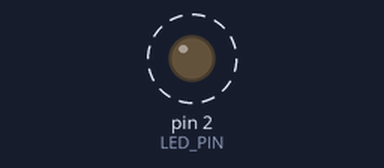
A sketch run on a simulated Arduino Uno, built with avr-gcc and run on an emulated ATmega328P. Shown: output pins drawn as LEDs (lit = HIGH). Dashed ring = blinking. What the sketch prints to the serial monitor is not drawn.

Above: at 0.1 s.
Timing chart, 0 to 3.0 s (numbered marks = the images above):
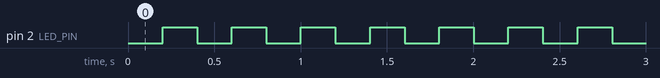

The sketch:

sum-function.ino
```cpp
// ---------- CONSTANTS ----------
#define LED_PIN   2

const int SAFE_DISTANCE = 30;
const int WARNING_DISTANCE = 15;

// ---------- TIMING ----------
unsigned long previousBlinkTime = 0;
const unsigned long blinkInterval = 300;

// ---------- STATE ----------
bool ledState = false;

// ---------- FUNCTION DECLARATIONS ----------
int getDistance();
void blinkLED(unsigned long interval);
void handleDistance(int distance);

// ---------- SETUP ----------
void setup() {
  Serial.begin(115200);
  pinMode(LED_PIN, OUTPUT);
}

// ---------- LOOP ----------
void loop() {
  int distance = getDistance();
  handleDistance(distance);
}

// ---------- FUNCTIONS ----------

// Pretend this reads an ultrasonic sensor
int getDistance() {
  // implementation hidden
}

// Handles robot decision making
void handleDistance(int distance) {
  Serial.print("Distance: ");
  Serial.println(distance);

  if (distance > SAFE_DISTANCE) {
    digitalWrite(LED_PIN, LOW);
  }
  else if (distance > WARNING_DISTANCE && distance <= SAFE_DISTANCE) {
    blinkLED(1000);
  }
  else {
    blinkLED(200);
  }
}

// Non-blocking LED blink
void blinkLED(unsigned long interval) {
  unsigned long currentTime = millis();

  if (currentTime - previousBlinkTime >= interval) {
    previousBlinkTime = currentTime;
    ledState = !ledState;
    digitalWrite(LED_PIN, ledState);
  }
}
```

Measured:
- by itself, pin 2 (LED_PIN): alternates HIGH for 0.20 s and LOW for 0.20 s
